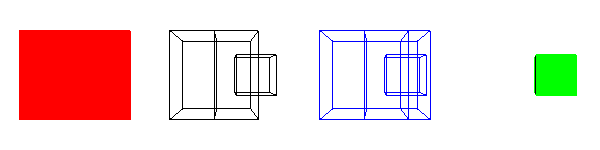

Recreate this plot in Python.
#!/usr/bin/env python

# Demonstrate vtkOutlineFilter with composite dataset input, showing
# four outline styles: Root, Leafs, RootAndLeafs, and SpecifiedIndex
# in a four-viewport layout.

# Factory overrides
import vtkmodules.vtkInteractionStyle  # noqa: F401
import vtkmodules.vtkRenderingFreeType  # noqa: F401
import vtkmodules.vtkRenderingOpenGL2  # noqa: F401

from vtkmodules.vtkCommonDataModel import vtkMultiBlockDataSet, vtkQuadric
from vtkmodules.vtkFiltersCore import vtkExtractCells
from vtkmodules.vtkFiltersModeling import vtkOutlineFilter
from vtkmodules.vtkFiltersSources import vtkSphereSource
from vtkmodules.vtkImagingHybrid import vtkSampleFunction
from vtkmodules.vtkRenderingCore import (
    vtkActor,
    vtkPolyDataMapper,
    vtkRenderWindow,
    vtkRenderWindowInteractor,
    vtkRenderer,
)

resolution = 50

# Left quadric sample
quadric_l = vtkQuadric()
quadric_l.SetCoefficients([0.5, 1, 0.2, 0, 0.1, 0, 0, 0.2, 0, 0])
sample_l = vtkSampleFunction()
sample_l.SetModelBounds(-1, 0, -1, 1, -1, 1)
sample_l.SetSampleDimensions(int(resolution / 2), resolution, resolution)
sample_l.SetImplicitFunction(quadric_l)
sample_l.ComputeNormalsOn()
sample_l.Update()

# Right quadric sample
quadric_r = vtkQuadric()
quadric_r.SetCoefficients([0.5, 1, 0.2, 0, 0.1, 0, 0, 0.2, 0, 0])
sample_r = vtkSampleFunction()
sample_r.SetModelBounds(0, 1, -1, 1, -1, 1)
sample_r.SetSampleDimensions(int(resolution / 2), resolution, resolution)
sample_r.SetImplicitFunction(quadric_r)
sample_r.ComputeNormalsOn()
sample_r.Update()

# Extract voxel cells
extract_l = vtkExtractCells()
extract_l.SetInputConnection(sample_l.GetOutputPort())
extract_l.AddCellRange(0, sample_l.GetOutput().GetNumberOfCells())
extract_l.Update()

extract_r = vtkExtractCells()
extract_r.SetInputConnection(sample_r.GetOutputPort())
extract_r.AddCellRange(0, sample_r.GetOutput().GetNumberOfCells())
extract_r.Update()

# Sphere for extra polydata block
sphere = vtkSphereSource()
sphere.SetCenter(1, 0, 0)
sphere.Update()

# Composite dataset
composite = vtkMultiBlockDataSet()
composite.SetBlock(0, extract_l.GetOutput())
composite.SetBlock(1, extract_r.GetOutput())
composite.SetBlock(2, sphere.GetOutput())

# Outline around everything (Root style with faces)
outline_filter = vtkOutlineFilter()
outline_filter.SetInputData(composite)
outline_filter.SetCompositeStyleToRoot()
outline_filter.GenerateFacesOn()

outline_mapper = vtkPolyDataMapper()
outline_mapper.SetInputConnection(outline_filter.GetOutputPort())

outline_actor = vtkActor()
outline_actor.SetMapper(outline_mapper)
outline_actor.GetProperty().SetColor(1, 0, 0)

# Outline around composite pieces (Leafs style)
composite_outline_filter = vtkOutlineFilter()
composite_outline_filter.SetInputData(composite)
composite_outline_filter.SetCompositeStyleToLeafs()

composite_outline_mapper = vtkPolyDataMapper()
composite_outline_mapper.SetInputConnection(composite_outline_filter.GetOutputPort())

composite_outline_actor = vtkActor()
composite_outline_actor.SetMapper(composite_outline_mapper)
composite_outline_actor.GetProperty().SetColor(0, 0, 0)

# Outline around root and leafs
outline_filter_2 = vtkOutlineFilter()
outline_filter_2.SetInputData(composite)
outline_filter_2.SetCompositeStyleToRootAndLeafs()

outline_mapper_2 = vtkPolyDataMapper()
outline_mapper_2.SetInputConnection(outline_filter_2.GetOutputPort())

outline_actor_2 = vtkActor()
outline_actor_2.SetMapper(outline_mapper_2)
outline_actor_2.GetProperty().SetColor(0, 0, 1)

# Outline around specified index with faces
outline_filter_3 = vtkOutlineFilter()
outline_filter_3.SetInputData(composite)
outline_filter_3.SetCompositeStyleToSpecifiedIndex()
outline_filter_3.AddIndex(3)
outline_filter_3.GenerateFacesOn()

outline_mapper_3 = vtkPolyDataMapper()
outline_mapper_3.SetInputConnection(outline_filter_3.GetOutputPort())

outline_actor_3 = vtkActor()
outline_actor_3.SetMapper(outline_mapper_3)
outline_actor_3.GetProperty().SetColor(0, 1, 0)

# Four renderers sharing a camera
renderer_0 = vtkRenderer()
renderer_0.SetBackground(1, 1, 1)
renderer_0.SetViewport(0, 0, 0.25, 1)
renderer_0.AddActor(outline_actor)

camera = renderer_0.GetActiveCamera()

renderer_1 = vtkRenderer()
renderer_1.SetBackground(1, 1, 1)
renderer_1.SetViewport(0.25, 0, 0.5, 1)
renderer_1.SetActiveCamera(camera)
renderer_1.AddActor(composite_outline_actor)

renderer_2 = vtkRenderer()
renderer_2.SetBackground(1, 1, 1)
renderer_2.SetViewport(0.5, 0, 0.75, 1)
renderer_2.SetActiveCamera(camera)
renderer_2.AddActor(outline_actor_2)

renderer_3 = vtkRenderer()
renderer_3.SetBackground(1, 1, 1)
renderer_3.SetViewport(0.75, 0, 1, 1)
renderer_3.SetActiveCamera(camera)
renderer_3.AddActor(outline_actor_3)

# Window
render_window = vtkRenderWindow()
render_window.SetSize(600, 150)
render_window.SetMultiSamples(0)
render_window.AddRenderer(renderer_0)
render_window.AddRenderer(renderer_1)
render_window.AddRenderer(renderer_2)
render_window.AddRenderer(renderer_3)
render_window.SetWindowName("outline filter")

# Scene
renderer_0.ResetCamera()

# Interactor
interactor = vtkRenderWindowInteractor()
interactor.SetRenderWindow(render_window)

interactor.Initialize()
interactor.Start()
